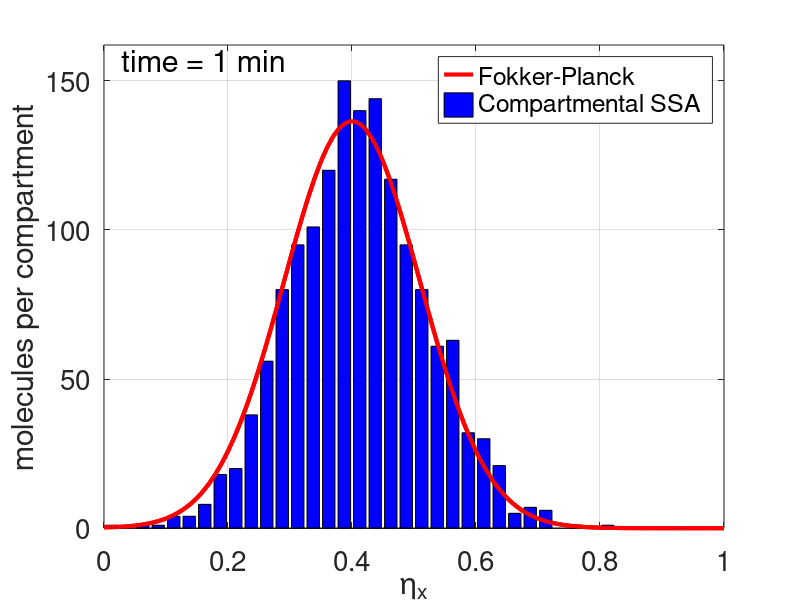

Here is the MATLAB script that generated this plot:
function CH4_compartment_FP

D=0.0001;         % 10^{-4} mm^2 sec^{-1}
finaltime = 1*60;   % in minutes
numberofmolecules=1500;

n=40; % number of compartments
h=1/n;
mesh=h/2:h:1-h/2;

A=zeros(n,1);

A(17)=numberofmolecules;

time=0;

while (time<finaltime)
       rr=rand(2,1);
       a0=2*D/(h*h)*(numberofmolecules-A(1)/2-A(n)/2);          
       time=time+(1/a0)*log(1/rr(1));
       ss=0;
       k=0;
       while ((ss<=rr(2)*a0)&(k<n-1))
              k=k+1;
              ss=ss+D/(h*h)*A(k);
       end
       if (ss>rr(2)*a0) 
           A(k)=A(k)-1;
           A(k+1)=A(k+1)+1;
       else
           k=1;
           while ((ss<=rr(2)*a0)&(k<n))
                  k=k+1;
                  ss=ss+D/(h*h)*A(k);
           end
           A(k)=A(k)-1;
           A(k-1)=A(k-1)+1;
       end
end

boxes=101;
dt=0.1;
histdet=zeros(boxes,1);
histdet(41)=numberofmolecules*100/40;
hh=dt*D*(boxes-1)*(boxes-1)/1/1;
for t=0:dt:finaltime
    histdetold=histdet;
    ii=1;
       histdet(ii)=histdetold(ii)+hh*(histdetold(ii+1)-histdetold(ii));
    for ii=2:boxes-1
       histdet(ii)=histdetold(ii)+hh*(histdetold(ii+1)+histdetold(ii-1)-2*histdetold(ii));
    end
    ii=boxes;
       histdet(ii)=histdetold(ii)+hh*(histdetold(ii-1)-histdetold(ii));
end

figure;
line(0:0.01:1,histdet,'Color','r','Linewidth',3);
height = ceil(max(histdet));
axis([0 1 0 25+height]);
str = ['time = ', num2str(finaltime/60),' min'];
text(0.028,20+height,str,'Fontsize',22,'interpreter','tex');
hold on;
bar(mesh,A,'b');
line(0:0.01:1,histdet,'Color','r','Linewidth',3);
xlabel('\eta_x','interpreter','tex');
ylabel('molecules per compartment','interpreter','tex');
legend('Fokker-Planck','Compartmental SSA');
set(gca,'Fontsize',20);
grid on;
box on;



